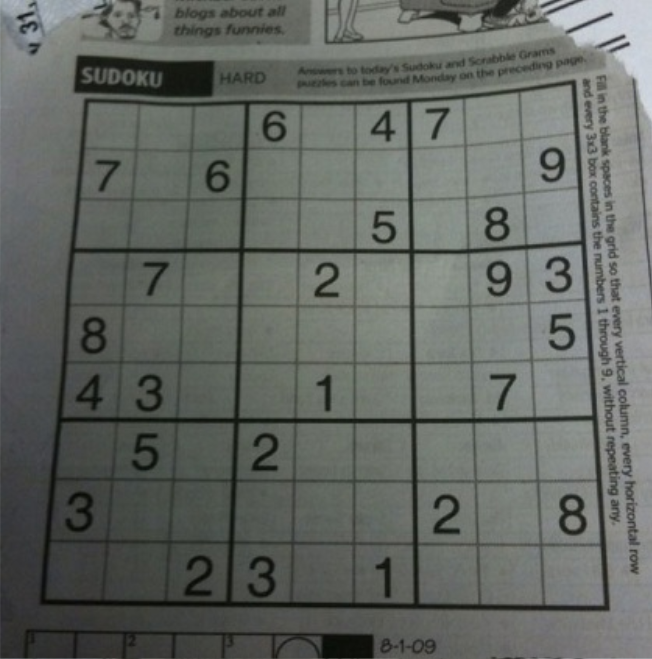
#> input picture 图像认知与OpenCV/15.图像梯度处理/shudu.png, 652 x 659 px
$ python 01.filter2D.py
#> lines starting #> are read from the running program, lines starting #| are printed output that depends on the picture
# 导入OpenCV库
import cv2
import numpy as np

# 1. 图像输入
image_np = cv2.imread('./shudu.png')
#> image_np is the input picture: shape (659, 652, 3); mean B, G, R 98.8, 103.5, 99.3

# 构建卷积核
kernel = np.array([[-1, 0, 1],
                   [-2, 0, 2],
                   [-1, 0, 1]])

# 2. 进行梯度处理
image_filter2D = cv2.filter2D(image_np, -1, kernel)
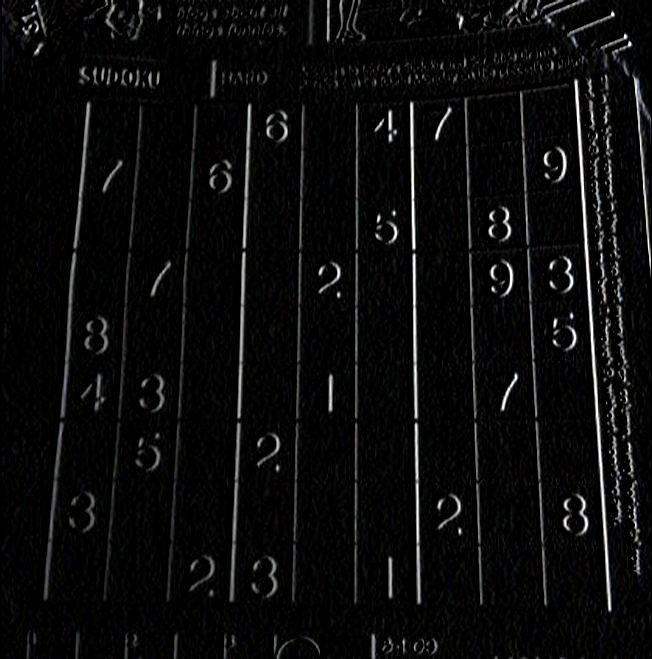
#> image_filter2D: shape (659, 652, 3); mean B, G, R 11.6, 11.5, 11.5

# 3. 图像显示
cv2.imshow('image_np', image_np)
cv2.imshow('image_filter2D', image_filter2D)
cv2.waitKey(0)
